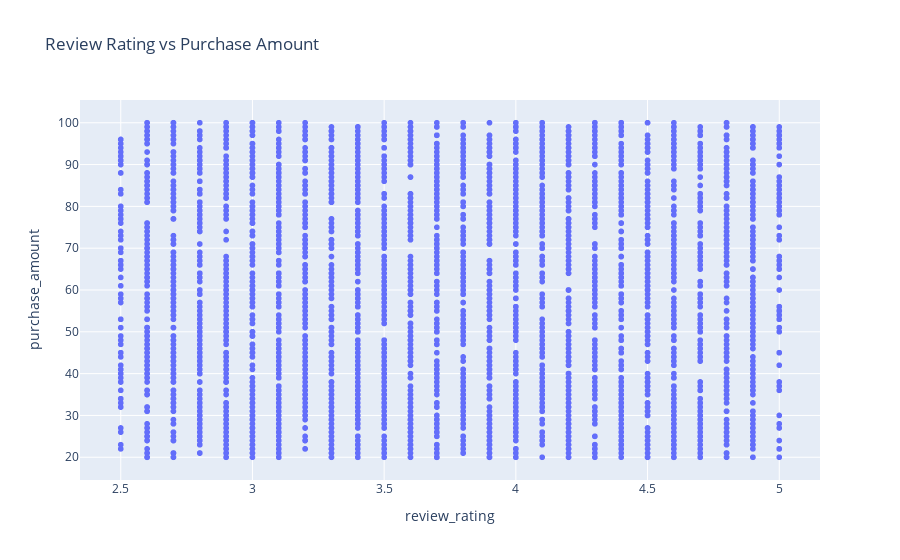

Write notebook code for a chart like this one.
### Markdown cell above
8. Review Rating vs Purchase Amount

### Code cell
fig = px.scatter(
    df,
    x="review_rating",
    y="purchase_amount",
    title="Review Rating vs Purchase Amount",
    hover_data=["category", "item_purchased"]
)
fig.show()

### Figure 1 — Plotly figure (JSON) as saved in the notebook; plotly's stock layout.template omitted (floating-point values rounded to 4 significant figures; data arrays with more than 128 entries replaced by an {"elided": "..."} marker saying what was removed)
{"data": [{"customdata": {"elided": "3900x2 str values"}, "hovertemplate": "review_rating=%{x}<br>purchase_amount=%{y}<br>category=%{customdata[0]}<br>item_purchased=%{customdata[1]}<extra></extra>", "legendgroup": "", "marker": {"color": "#636efa", "symbol": "circle"}, "mode": "markers", "name": "", "showlegend": false, "type": "scattergl", "x": {"elided": "3900 float values"}, "xaxis": "x", "y": {"elided": "3900 int values"}, "yaxis": "y"}], "layout": {"legend": {"tracegroupgap": 0}, "title": {"text": "Review Rating vs Purchase Amount"}, "xaxis": {"anchor": "y", "domain": [0, 1], "title": {"text": "review_rating"}}, "yaxis": {"anchor": "x", "domain": [0, 1], "title": {"text": "purchase_amount"}}}}
